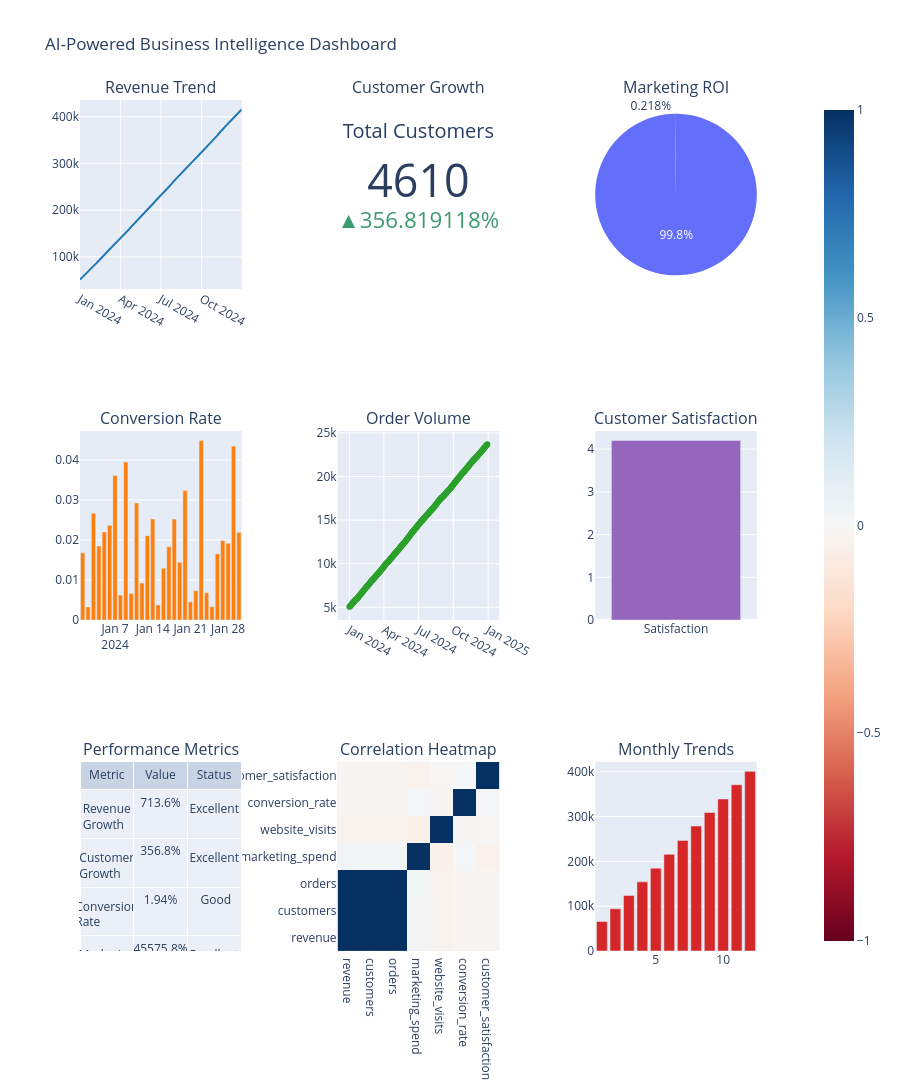

Notebook code for this chart:
### Code cell
# Interactive Business Intelligence Dashboard
fig = make_subplots(
    rows=3, cols=3,
    subplot_titles=(
        'Revenue Trend', 'Customer Growth', 'Marketing ROI', 
        'Conversion Rate', 'Order Volume', 'Customer Satisfaction',
        'Performance Metrics', 'Correlation Heatmap', 'Monthly Trends'
    ),
    specs=[
        [{"secondary_y": True}, {"type": "indicator"}, {"type": "pie"}],
        [{"type": "bar"}, {"type": "scatter"}, {"type": "bar"}],  # Fixed "gauge" to "bar"
        [{"type": "table"}, {"type": "heatmap"}, {"type": "bar"}]
    ]
)

# Revenue trend
fig.add_trace(
    go.Scatter(x=business_data['date'], y=business_data['revenue'], name='Revenue', line=dict(color='#1f77b4')),
    row=1, col=1
)

# Customer growth indicator
fig.add_trace(
    go.Indicator(
        mode="number+delta",
        value=business_data['customers'].iloc[-1],
        title={"text": "Total Customers"},
        delta={'reference': business_data['customers'].iloc[0], 'relative': True},
        number={'suffix': ""}
    ),
    row=1, col=2
)

# Marketing ROI pie chart
fig.add_trace(
    go.Pie(
        labels=['Revenue', 'Marketing Cost'],
        values=[total_revenue, total_marketing],
        name="ROI Breakdown"
    ),
    row=1, col=3
)

# Conversion rate bar chart
fig.add_trace(
    go.Bar(
        x=business_data['date'][:30],
        y=business_data['conversion_rate'][:30],
        name='Conversion Rate',
        marker_color='#ff7f0e'
    ),
    row=2, col=1
)

# Order volume scatter
fig.add_trace(
    go.Scatter(
        x=business_data['date'],
        y=business_data['orders'],
        mode='lines+markers',
        name='Order Volume',
        line=dict(color='#2ca02c')
    ),
    row=2, col=2
)

# Customer satisfaction bar chart (replaced gauge with bar)
fig.add_trace(
    go.Bar(
        x=['Satisfaction'],
        y=[avg_satisfaction],
        name='Customer Satisfaction',
        marker_color='#9467bd'
    ),
    row=2, col=3
)

# Performance metrics table
fig.add_trace(
    go.Table(
        header=dict(values=['Metric', 'Value', 'Status']),
        cells=dict(values=[
            ['Revenue Growth', 'Customer Growth', 'Conversion Rate', 'Marketing ROI', 'Customer Satisfaction'],
            [f'{revenue_growth:.1f}%', f'{customer_growth:.1f}%', f'{avg_conversion:.2%}', f'{roi:.1f}%', f'{avg_satisfaction:.2f}/5.0'],
            ['Excellent', 'Excellent', 'Good', 'Excellent', 'Excellent']
        ])
    ),
    row=3, col=1
)

# Correlation heatmap
corr_matrix = correlations.values
fig.add_trace(
    go.Heatmap(
        z=corr_matrix,
        x=correlations.columns,
        y=correlations.columns,
        colorscale='RdBu',
        zmid=0,
        name='Correlation'
    ),
    row=3, col=2
)

# Monthly trends
fig.add_trace(
    go.Bar(
        x=monthly_avg.index,
        y=monthly_avg.values,
        name='Monthly Revenue',
        marker_color='#d62728'
    ),
    row=3, col=3
)

fig.update_layout(
    height=1200,
    title_text="AI-Powered Business Intelligence Dashboard",
    showlegend=False
)

fig.show()

print("Interactive Business Dashboard Complete!")
print("This demonstrates the platform's advanced data analysis capabilities!")

### Figure 1 — Plotly figure (JSON) as saved in the notebook; plotly's stock layout.template omitted (floating-point values rounded to 4 significant figures; data arrays with more than 128 entries replaced by an {"elided": "..."} marker saying what was removed)
{"data": [{"line": {"color": "#1f77b4"}, "name": "Revenue", "type": "scatter", "x": {"elided": "365 str values"}, "xaxis": "x", "y": {"elided": "365 float values"}, "yaxis": "y"}, {"delta": {"reference": 1009.0, "relative": true}, "domain": {"x": [0.3578, 0.5822], "y": [0.7778, 1]}, "mode": "number+delta", "number": {"suffix": ""}, "title": {"text": "Total Customers"}, "type": "indicator", "value": 4608.0}, {"domain": {"x": [0.7156, 0.94], "y": [0.7778, 1]}, "labels": ["Revenue", "Marketing Cost"], "name": "ROI Breakdown", "type": "pie", "values": [84720000.0, 185500.0]}, {"marker": {"color": "#ff7f0e"}, "name": "Conversion Rate", "type": "bar", "x": ["2024-01-01T00:00:00", "2024-01-02T00:00:00", "2024-01-03T00:00:00", "2024-01-04T00:00:00", "2024-01-05T00:00:00", "2024-01-06T00:00:00", "2024-01-07T00:00:00", "2024-01-08T00:00:00", "2024-01-09T00:00:00", "2024-01-10T00:00:00", "2024-01-11T00:00:00", "2024-01-12T00:00:00", "2024-01-13T00:00:00", "2024-01-14T00:00:00", "2024-01-15T00:00:00", "2024-01-16T00:00:00", "2024-01-17T00:00:00", "2024-01-18T00:00:00", "2024-01-19T00:00:00", "2024-01-20T00:00:00", "2024-01-21T00:00:00", "2024-01-22T00:00:00", "2024-01-23T00:00:00", "2024-01-24T00:00:00", "2024-01-25T00:00:00", "2024-01-26T00:00:00", "2024-01-27T00:00:00", "2024-01-28T00:00:00", "2024-01-29T00:00:00", "2024-01-30T00:00:00"], "xaxis": "x2", "y": [0.01681, 0.00329, 0.02669, 0.01853, 0.02199, 0.02365, 0.03608, 0.006254, 0.03946, 0.00665, 0.02926, 0.009241, 0.02108, 0.02526, 0.003786, 0.01291, 0.01833, 0.02524, 0.01442, 0.03233, 0.004548, 0.007335, 0.04487, 0.006831, 0.00335, 0.01657, 0.01987, 0.01916, 0.04344, 0.0219], "yaxis": "y3"}, {"line": {"color": "#2ca02c"}, "mode": "lines+markers", "name": "Order Volume", "type": "scatter", "x": {"elided": "365 str values"}, "xaxis": "x3", "y": {"elided": "365 float values"}, "yaxis": "y4"}, {"marker": {"color": "#9467bd"}, "name": "Customer Satisfaction", "type": "bar", "x": ["Satisfaction"], "xaxis": "x4", "y": [4.205], "yaxis": "y5"}, {"cells": {"values": [["Revenue Growth", "Customer Growth", "Conversion Rate", "Marketing ROI", "Customer Satisfaction"], ["713.6%", "356.8%", "1.94%", "45575.8%", "4.20/5.0"], [" Excellent", " Excellent", " Good", " Excellent", " Excellent"]]}, "domain": {"x": [0, 0.2244], "y": [0, 0.2222]}, "header": {"values": ["Metric", "Value", "Status"]}, "type": "table"}, {"colorscale": [[0, "rgb(103,0,31)"], [0.1, "rgb(178,24,43)"], [0.2, "rgb(214,96,77)"], [0.3, "rgb(244,165,130)"], [0.4, "rgb(253,219,199)"], [0.5, "rgb(247,247,247)"], [0.6, "rgb(209,229,240)"], [0.7, "rgb(146,197,222)"], [0.8, "rgb(67,147,195)"], [0.9, "rgb(33,102,172)"], [1, "rgb(5,48,97)"]], "name": "Correlation", "type": "heatmap", "x": ["revenue", "customers", "orders", "marketing_spend", "website_visits", "conversion_rate", "customer_satisfaction"], "xaxis": "x5", "y": ["revenue", "customers", "orders", "marketing_spend", "website_visits", "conversion_rate", "customer_satisfaction"], "yaxis": "y6", "z": [[1, 0.9999, 0.9999, 0.02829, -0.03776, -0.01935, -0.02327], [0.9999, 1, 0.9998, 0.02792, -0.03836, -0.01882, -0.0216], [0.9999, 0.9998, 1, 0.0277, -0.03676, -0.01896, -0.02185], [0.02829, 0.02792, 0.0277, 1, -0.05273, 0.01289, -0.04396], [-0.03776, -0.03836, -0.03676, -0.05273, 1, -0.01217, -0.008829], [-0.01935, -0.01882, -0.01896, 0.01289, -0.01217, 1, 0.01135], [-0.02327, -0.0216, -0.02185, -0.04396, -0.008829, 0.01135, 1]], "zmid": 0}, {"marker": {"color": "#d62728"}, "name": "Monthly Revenue", "type": "bar", "x": [1, 2, 3, 4, 5, 6, 7, 8, 9, 10, 11, 12], "xaxis": "x6", "y": [65900.0, 94240.0, 124200.0, 154300.0, 184900.0, 215700.0, 246900.0, 279000.0, 309200.0, 339300.0, 371200.0, 401000.0], "yaxis": "y7"}], "layout": {"annotations": [{"font": {"size": 16}, "showarrow": false, "text": "Revenue Trend", "x": 0.1122, "xanchor": "center", "xref": "paper", "y": 1, "yanchor": "bottom", "yref": "paper"}, {"font": {"size": 16}, "showarrow": false, "text": "Customer Growth", "x": 0.47, "xanchor": "center", "xref": "paper", "y": 1, "yanchor": "bottom", "yref": "paper"}, {"font": {"size": 16}, "showarrow": false, "text": "Marketing ROI", "x": 0.8278, "xanchor": "center", "xref": "paper", "y": 1, "yanchor": "bottom", "yref": "paper"}, {"font": {"size": 16}, "showarrow": false, "text": "Conversion Rate", "x": 0.1122, "xanchor": "center", "xref": "paper", "y": 0.6111, "yanchor": "bottom", "yref": "paper"}, {"font": {"size": 16}, "showarrow": false, "text": "Order Volume", "x": 0.47, "xanchor": "center", "xref": "paper", "y": 0.6111, "yanchor": "bottom", "yref": "paper"}, {"font": {"size": 16}, "showarrow": false, "text": "Customer Satisfaction", "x": 0.8278, "xanchor": "center", "xref": "paper", "y": 0.6111, "yanchor": "bottom", "yref": "paper"}, {"font": {"size": 16}, "showarrow": false, "text": "Performance Metrics", "x": 0.1122, "xanchor": "center", "xref": "paper", "y": 0.2222, "yanchor": "bottom", "yref": "paper"}, {"font": {"size": 16}, "showarrow": false, "text": "Correlation Heatmap", "x": 0.47, "xanchor": "center", "xref": "paper", "y": 0.2222, "yanchor": "bottom", "yref": "paper"}, {"font": {"size": 16}, "showarrow": false, "text": "Monthly Trends", "x": 0.8278, "xanchor": "center", "xref": "paper", "y": 0.2222, "yanchor": "bottom", "yref": "paper"}], "height": 1200, "showlegend": false, "title": {"text": "AI-Powered Business Intelligence Dashboard"}, "xaxis": {"anchor": "y", "domain": [0, 0.2244]}, "xaxis2": {"anchor": "y3", "domain": [0, 0.2244]}, "xaxis3": {"anchor": "y4", "domain": [0.3578, 0.5822]}, "xaxis4": {"anchor": "y5", "domain": [0.7156, 0.94]}, "xaxis5": {"anchor": "y6", "domain": [0.3578, 0.5822]}, "xaxis6": {"anchor": "y7", "domain": [0.7156, 0.94]}, "yaxis": {"anchor": "x", "domain": [0.7778, 1]}, "yaxis2": {"anchor": "x", "overlaying": "y", "side": "right"}, "yaxis3": {"anchor": "x2", "domain": [0.3889, 0.6111]}, "yaxis4": {"anchor": "x3", "domain": [0.3889, 0.6111]}, "yaxis5": {"anchor": "x4", "domain": [0.3889, 0.6111]}, "yaxis6": {"anchor": "x5", "domain": [0, 0.2222]}, "yaxis7": {"anchor": "x6", "domain": [0, 0.2222]}}}
